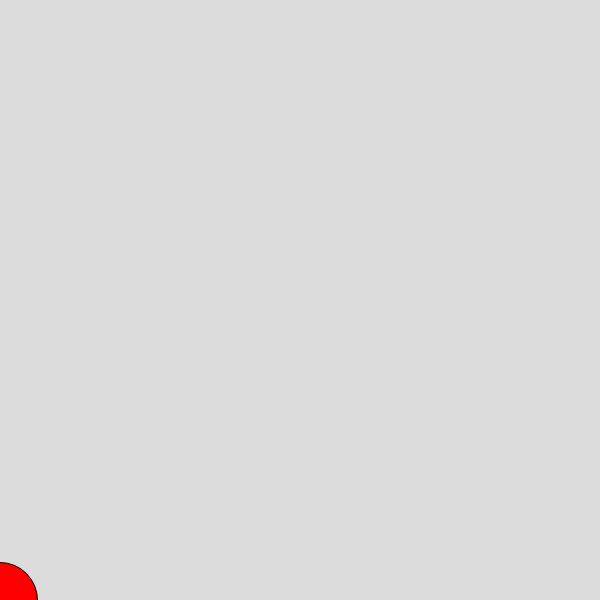
Frame 1 (no input)
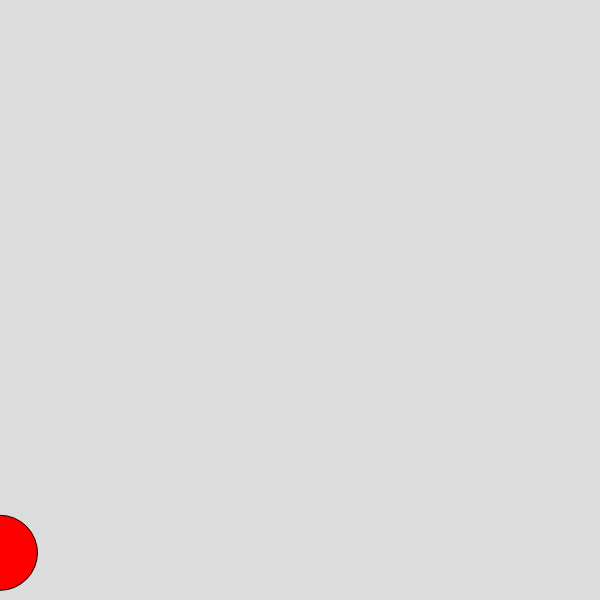
Frame 60 (no input)
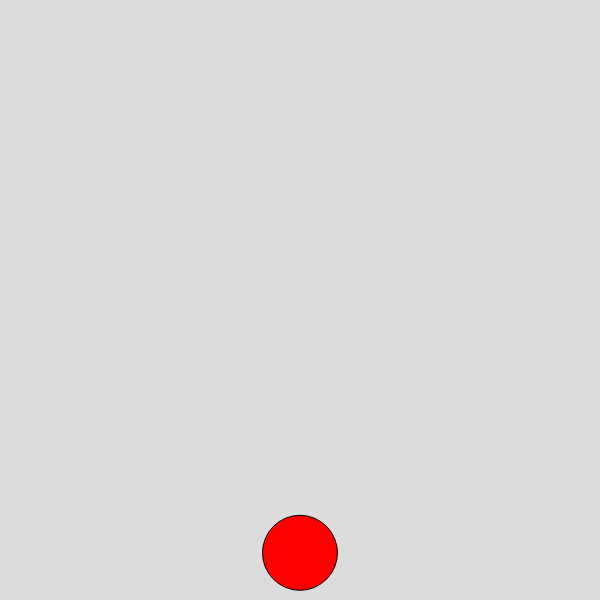
Frame 120 (the mouse pressed at the canvas centre since frame 60)

The p5.js sketch that drew these frames (run headless with seeded random() and noise() and a simulated clock; from frame 60 on, the mouse is pressed at the canvas centre):

// p5.js sketch
// ── sketch.js
// Joshua B
// Moving Circle Example
// I just made a moving circle that works with every click to reset its position
// Press the screen to reset the circle's position

//Starting Pos
let x = 600;
let y = 600;
let z = 600;

//Canvas
function setup() {
  createCanvas(600, 600);
}

//Circle Going Up
function draw() {
  background(220);
  fill(255, 0, 0);
  circle(mouseX, y, 75);
  x = x - 0.8;
  y = y - 0.8;
  z = z - 0.8;
}

//Reset Circle
function mousePressed() {
  x = 600;
  y = 600;
  z = 600;
}
